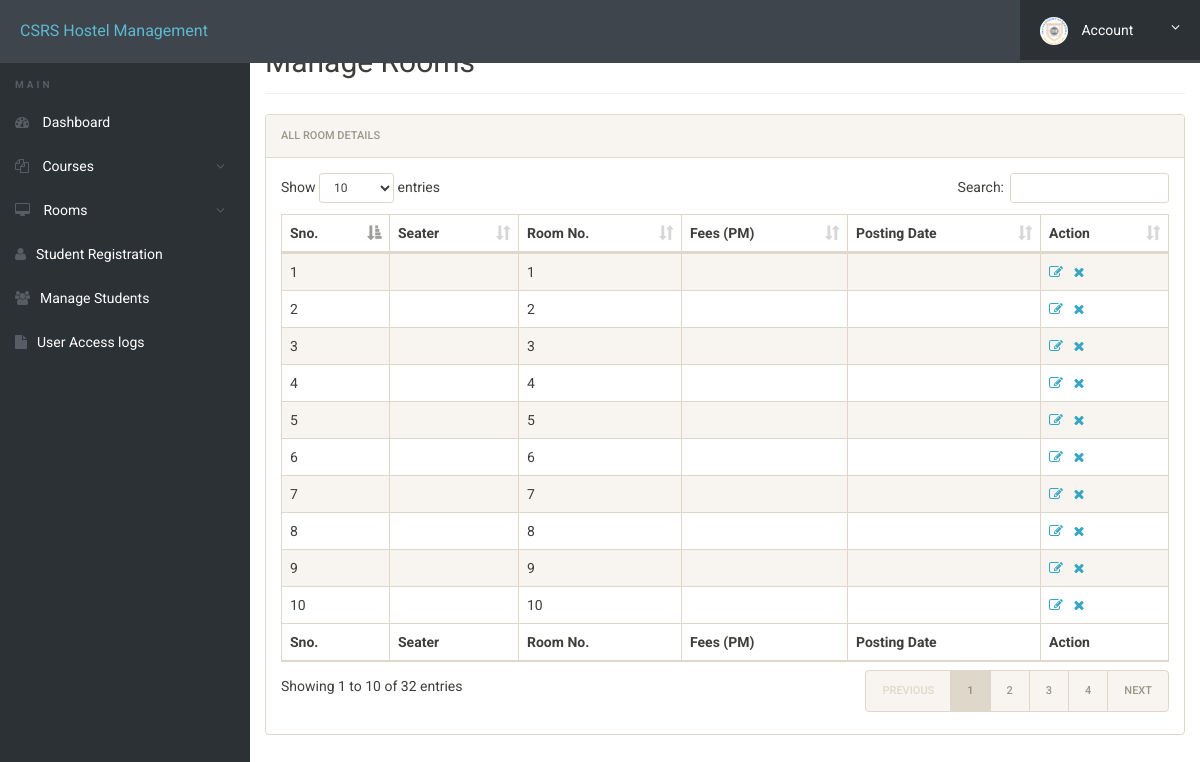
/admin/manage-rooms.php (signed in), run on the app's committed database.
### tables this page shows
CREATE TABLE `rooms` (
  `id` int(11) NOT NULL,
  `room_no` int(11) NOT NULL,
  `bed_1` varchar(255) NOT NULL,
  `bed_2` varchar(255) NOT NULL,
  `bed_3` varchar(255) NOT NULL,
  `bed_4` varchar(255) NOT NULL
);

### admin/manage-rooms.php (the view, shortened to what this page needs)
<?php
include('includes/config.php');
?>
<!doctype html>
<html lang="en" class="no-js">
<head>
	<link rel="stylesheet" href="css/font-awesome.min.css">
	<link rel="stylesheet" href="css/bootstrap.min.css">
	<link rel="stylesheet" href="css/dataTables.bootstrap.min.css">
	<link rel="stylesheet" href="css/bootstrap-social.css">
	<link rel="stylesheet" href="css/bootstrap-select.css">
	<link rel="stylesheet" href="css/fileinput.min.css">
	<link rel="stylesheet" href="css/awesome-bootstrap-checkbox.css">
	<link rel="stylesheet" href="css/style.css">
</head>
<body>
	<?php include('includes/header.php');?>
	<div class="ts-main-content">
			<?php include('includes/sidebar.php');?>
		<div class="content-wrapper">
			<div class="container-fluid">
				<div class="row">
					<div class="col-md-12">
						<h2 class="page-title">Manage Rooms</h2>
						<div class="panel panel-default">
							<div class="panel-heading">All Room Details</div>
							<div class="panel-body">
								<table id="zctb" class="display table table-striped table-bordered table-hover" cellspacing="0" width="100%">
									<thead>
										<tr>
											<th>Sno.</th>
											<th>Seater</th>
											<th>Room No.</th>
											<th>Fees (PM) </th>
											<th>Posting Date  </th>
											<th>Action</th>
										</tr>
									</thead>
									<tfoot>
										<tr>
											<th>Sno.</th>
											<th>Seater</th>
											<th>Room No.</th>
											<th>Fees (PM) </th>
											<th>Posting Date  </th>
											<th>Action</th>
										</tr>
									</tfoot>
									<tbody>
<?php
$ret="select * from rooms";
$stmt= $mysqli->prepare($ret) ;
$stmt->execute() ;
$res=$stmt->get_result();
$cnt=1;
while($row=$res->fetch_object())
	  {
	  	?>
<tr><td><?php echo $cnt;;?></td>
<td><?php echo $row->seater;?></td>
<td><?php echo $row->room_no;?></td>
<td><?php echo $row->fees;?></td>
<td><?php echo $row->posting_date;?></td>
<td><a href="edit-room.php?id=<?php echo $row->id;?>"><i class="fa fa-edit"></i></a>&nbsp;&nbsp;
<a href="manage-rooms.php?del=<?php echo $row->id;?>" onclick="return confirm("Do you want to delete");"><i class="fa fa-close"></i></a></td>
										</tr>
									<?php
$cnt=$cnt+1;
									 } ?>
									</tbody>
								</table>
							</div>
						</div>
					</div>
				</div>
			</div>
		</div>
	</div>
</body>
</html>

### admin/css/style.css (style rules this page uses)
html { font-size: 14px; }
@media only screen and (min-width: 480px) { html { font-size: 17px; } }
@media only screen and (min-width: 768px) { html { font-size: 14px; } }
body { font-size: 1em; }
a { color: #37a6c4; }
.panel { overflow: hidden; }
.page-title { padding-bottom: 15px; margin-bottom: 20px; border-bottom: 1px solid #f0f0f0; }
.ts-main-content .content-wrapper { padding-top: 15px; margin-top: 10px; }
@media only screen and (min-width: 992px) { .ts-main-content .content-wrapper { margin-left: 250px; } }

### data on the page
rooms: room_no "1"
rooms: room_no "2"
rooms: room_no "3"
rooms: room_no "4"
rooms: room_no "5"
rooms: room_no "6"
rooms: room_no "7"
rooms: room_no "8"
rooms: room_no "9"
rooms: room_no "10"
